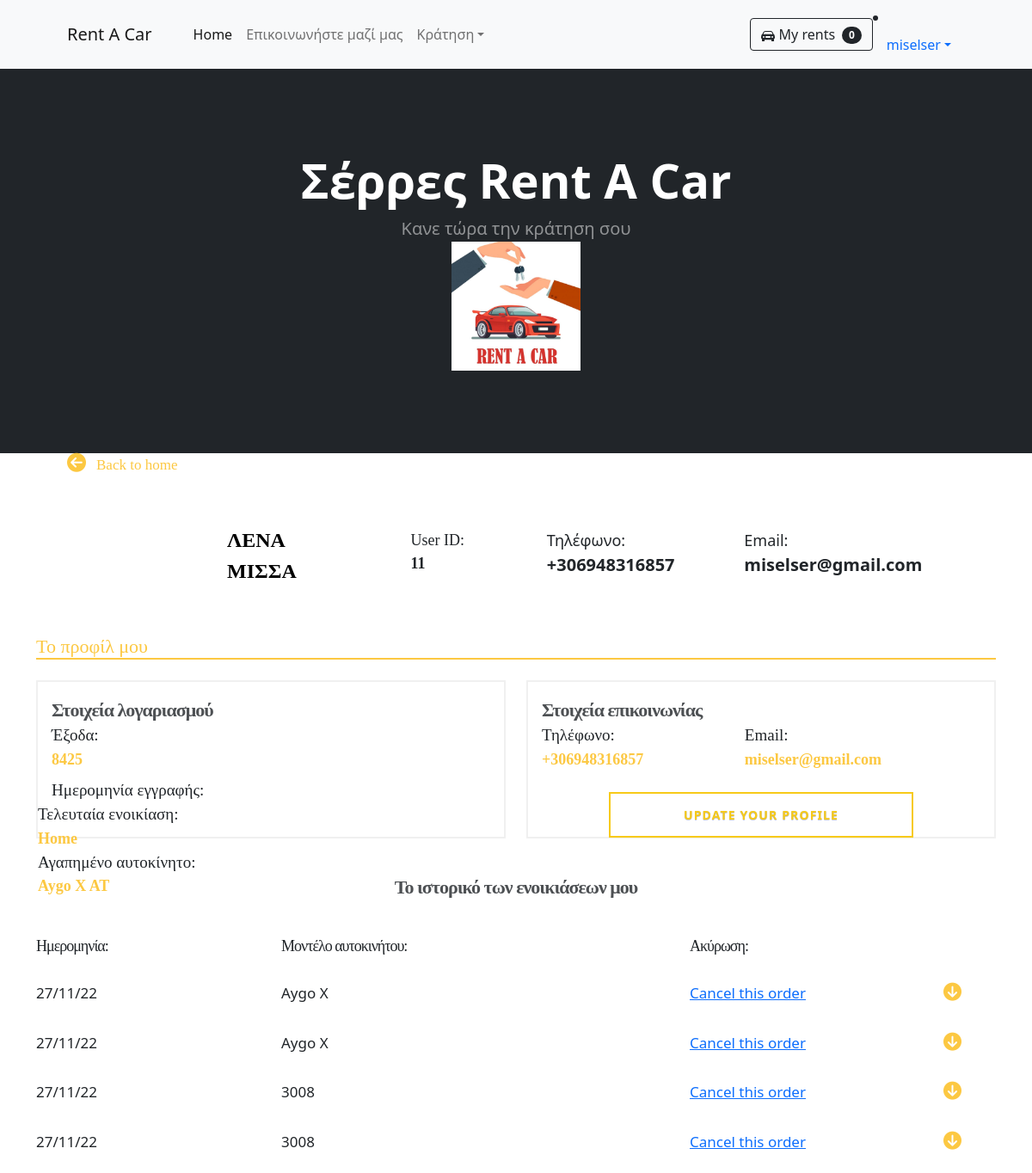
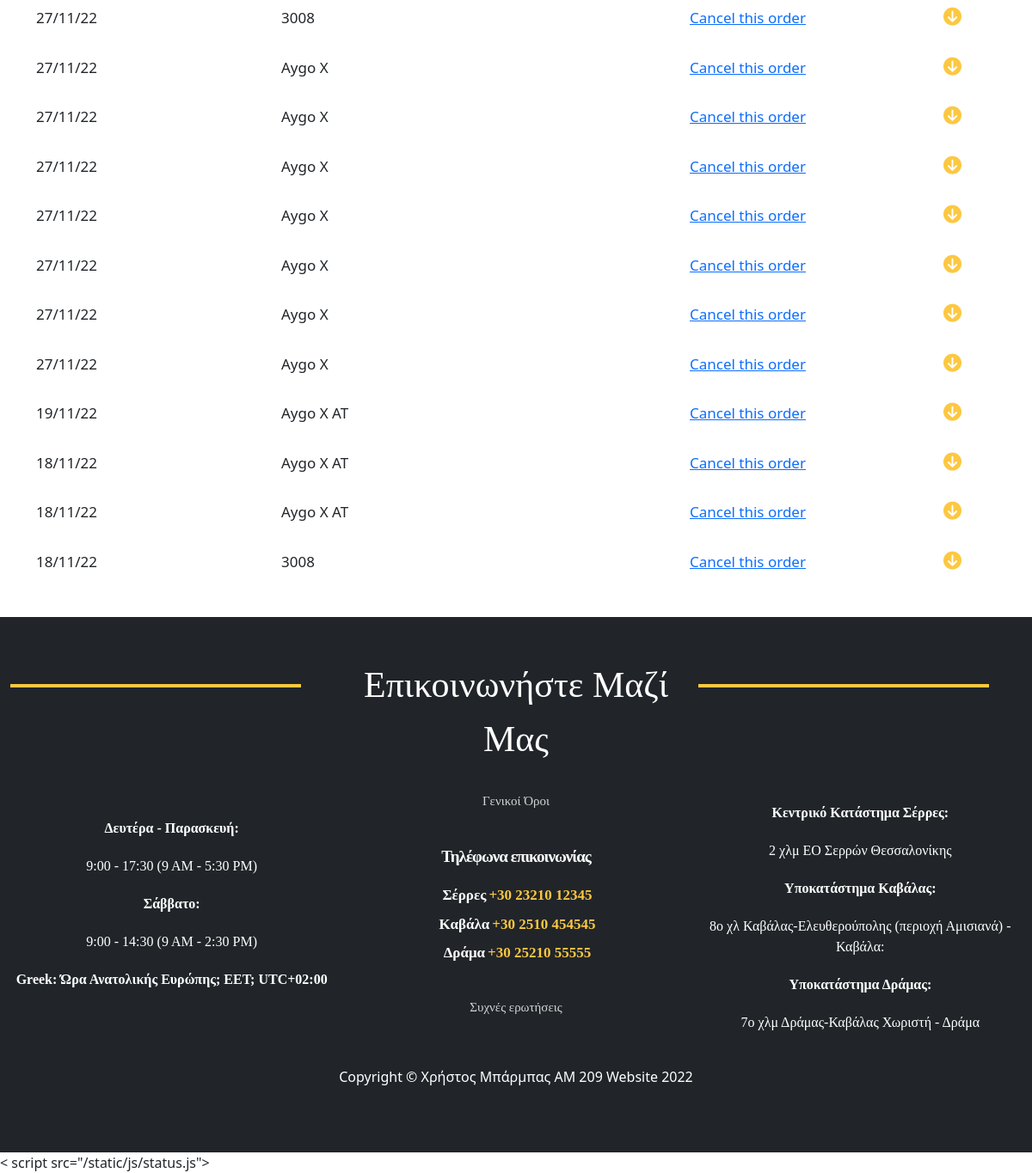
Page /customer/1/ (signed in) on the committed database (2 pictures, top to bottom).
### carRental/models.py (models this page shows, shortened)
class Costumer(models.Model):
    user = models.OneToOneField(User, null=True, on_delete=models.CASCADE)
    costumerFirstName = models.CharField(max_length=80, null=False, default='')
    costumerLastName = models.CharField(max_length=80, null=False, default='')
    costumerEmail = models.EmailField(max_length=254, null=False, default='')
    costumerPhoneNumber = PhoneNumberField(null=False, blank=False, unique=True)
    costumerAFM = models.IntegerField(null=False, default='')
    profilePic = models.ImageField(default="avatar-g90d8d966e_640.png", null=True, blank=True)

class Rental(models.Model):
    costumer = models.ForeignKey(Costumer, null=True, on_delete=models.CASCADE)
    customerName = models.CharField(max_length=70, null=True)
    costumerID = models.IntegerField(null=True, blank=False)
    rentalCompany = models.ForeignKey(RentalCompany, null=True, on_delete=models.CASCADE, default='1')
    car = models.ForeignKey(Car, null=True, on_delete=models.CASCADE)
    carModel = models.CharField(max_length=70, null=True)
    carId = models.IntegerField(null=True, blank=False)
    price = models.IntegerField(null=True, blank=False)
    startDate = models.DateField(auto_now_add=False, null=True)
    finishDate = models.DateField(auto_now_add=False, null=True)
    orderDate = models.DateTimeField(auto_now_add=True, null=True)
    placeToStart = models.ForeignKey(PlaceToStart, null=True, on_delete=models.CASCADE)
    fullFuel = models.BooleanField(blank=True, null=True, default=False)
    insurance = models.BooleanField(blank=True, null=True, default=False)
    payed = models.BooleanField(null=True, default=False)

class PlaceToStart(models.Model):
    placeToStart = models.CharField(max_length=15, choices=PLACE_CHOICES)
    def __str__(self):
        return self.placeToStart

### carRental/views.py (the view)
# urls.py: path('customer/<str:pk>/', views.customerPage, name='customer'),
@login_required(login_url='home.html')
def customerPage(request, pk):
    current = request.user
    dataHolder = Rental.objects.filter(costumerID=current.id)
    totalPrice = list(dataHolder.aggregate(Sum('price')).values())[0]
    orderList = reversed(dataHolder)
    lastOrder = dataHolder.last()
    favCar = dataHolder.values('carModel').annotate(car_count=Count('carModel'))
    if not favCar:
        favCarList = "Rent something ;)"
    else:
        favCarList = list(favCar.aggregate(Max('carModel')).values())
        favCarList = favCarList[0].replace("['']", '')
    context = {
        'current': current,
        'orderList': orderList,
        'lastOrder': lastOrder,
        'totalPrice': totalPrice,
        'favCarList': favCarList,
        'dataHolder': dataHolder,
    }
    return render(request, 'customer.html', context)

### carRental/templates/customer.html (shortened to what this page needs)
{% extends 'main.html' %}
{% load static %}
{% block content %}
<div class="container">
	<div class="grid-containerCustomer">
		<div class="backCustomer">
			<div class="backCustomerPos">
				<a class="backLinkCustomer"href="{% url 'home'  %}">
					<i class="fas fa-arrow-circle-left customerArrow"></i>
					<span class="backTextCustomer">Back to home</span>
				</a>
			</div>
		</div>
		<div class="customerInfo">
			<div class="row no-gutters">
				<div class="col-md-2 col-4">
					<div class="customerPicture">
					</div>
				</div>
					<div class="col-md-10 col-8">
						<div class="conCustomer">
							<div class="row">
								<div class="col-md-3 col-sm-4">
									<div class="customerName">
                                    {{ current.costumer.costumerFirstName }}<br>
                                        {{ current.costumer.costumerLastName }}
                                </div>
								</div>
								<div class="col-md-2 col-sm-12">
									<div class="customerId">
										<div class="customerIdText">User ID:</div>
										<div id="customerIdNumber">{{ current.id}}</div>
									</div>
								</div>
								<div class="col-md-3 col-sm-12">
									<div class="customerNumber">
										<div class="numberNavCustomer">
                                        Τηλέφωνο:
                                    </div>
										<div class="numberDataNavCustomer">
                                        {{ current.costumer.costumerPhoneNumber}}
                                    </div>
									</div>
								</div>
								<div class="col-md-4 col-sm-12">
									<div class="customerEmail">
										<div class="numberNavCustomer">
                                        Email:
                                    </div>
										<div class="numberDataNavCustomer">
                                        {{ current.costumer.costumerEmail }}
                                    </div>
									</div>
								</div>
							</div>
						</div>
					</div>
				</div>
				<div class="introduction">
					<div class="row">
						<div class="col-4">
							<div class="introductionText">
                            Το προφίλ μου
                        </div>
						</div></div>
				</div>
			</div>
			<div class="personalInfo">
				<div class="row">
					<div class="col-md-6 col-sm-12">
						<div class="tilesCustomer">
							<div class="row">
								<div class="col-12">
									<div class="personalTitle">
                                    Στοιχεία λογαριασμού
                                </div>
								</div>
							</div>
							<div class="grid-containerTile">
								<div class="tileCustomer">
									<div class="ageTileCustomer">
										<div class="ageCustomer">
                                    	Έξοδα:
                                </div>
										<div class="ageDataCustomer">
										{% if totalPrice == None  %}
											You
										{% else  %}
											{{	totalPrice   }}
										{% endif  %}
                                </div>
									</div>
									<div class="dataTileCustomer">
										<div class="dataTilePosCustomer">
											<div class="dataTextRegister">
                                       Ημερομηνία εγγραφής:
                                    </div>
										</div>
									</div>
									<div class="pickTileCustomer">
										<div class="cityCustomer">
                                    Τελευταία ενοικίαση:
                                </div>
										<div class="cityDataCustomer">
									{% if lastOrder.placeToStart == none %}
										Need to
									{% else  %}
									{{ lastOrder.placeToStart }}
									{% endif  %}
                                </div>
									</div>
									<div class="carTileCustomer">
										<div class="carCustomer">
                                    Αγαπημένο αυτοκίνητο:
                                </div>
										<div class="carDataCustomer">
                                    {{ favCarList }}
                                </div>
									</div>
								</div>
							</div>
						</div>
					</div>
					<div class="col-md-6 col-sm-12">
						<div class="tilesCustomer">
							<div class="row">
								<div class="col-12">
									<div class="personalTitle">
                                    Στοιχεία επικοινωνίας
                                </div>
								</div>
							</div>
							<div class="row no-gutters">
								<div class="col-md-5 col-sm-12">
									<div class="xDD">
										<div class="ageCustomer">
                                       Τηλέφωνο:
                                    </div>
										<div class="ageDataCustomer">
										{{ current.costumer.costumerPhoneNumber  }}
                                    </div>
									</div>
								</div>
								<div class="col-md-7 col-sm-12">
									<div class="xDD">
										<div class="ageCustomer">
                                        Email:
                                    </div>
										<div class="ageDataCustomer">
											{{ current.costumer.costumerEmail  }}
                                    </div>
									</div>
								</div>
							</div>
							<div class="row">
								<div class="col-2 ">
								</div>
								<div class="col-8 ">
									<div class="buttonOrderPos">
										<a href="{% url 'updateView' %}" class="btn btn-sm animated-button thar-three">Update your profile</a>
									</div>
								</div>
								<div class=" col-2 ">
								</div>
							</div>
						</div>
					</div>
				</div>
			</div>
			<div class="lastRent lastRentPos">
				<div class="row no-gutters">
					<div class="col-12">
						<div class="row">
							<div class="col-12">
								<div class="experienceTitle">
									Το ιστορικό των ενοικιάσεων μου
								</div>
							</div>
						</div>
						<div class="row no-gutters">
                            <div class="col-2">
                                <div class="headerTable">
                                    Ημερομηνία:
                                </div>
                            </div>
                            <div class="col-1">
                            </div>
                            <div class="col-5">
                                <div class="headerTable">
                                    Μοντέλο αυτοκινήτου:
                                </div>
                            </div>
                            <div class="col-3">
                                <div class="headerTable">
                                    Ακύρωση:
                                </div>
							</div>
                        </div>
                        {% for x in orderList %}
						<div class="row align-items-center">
							<div class="col-md-12 col-sm-12 clickFaq ">
								<div class="questionUs rowSize">
									<div class="row no-gutters ">
										<div class="col-2">
											<div class="infoTable ">
												{{ x.orderDate|date:'d/m/y' }}
											</div>
										</div>
										<div class="col-1">
										</div>
										<div class="col-5">
											<div class="infoTable">
											    {{ x.carModel}}
											</div>
										</div>
										<div class="col-3">
											<div class="infoTable">
											{% if x.payed == False %}
											<div class="payingPc">
												<a href="{% url 'cancelOrder' pk=x.id   %}">Cancel this order</a>
											</div>
											{% else  %}
											 Payed
											{% endif  %}
											</div>
										</div>
										<div class="col-1">
											<div class="infoTable">
												<i class="fas fa-arrow-circle-down .displayFaq arrowsUS"></i>
											</div>
										</div>
									</div>
								</div>
							</div>
						</div>
                        {% endfor  %}
					</div>
				</div>
			</div>
		</div>
	</div>
{% endblock  %}

### carRental/templates/navbar.html (shortened to what this page needs)
  {% load static  %}
        <nav class="navbar navbar-expand-lg navbar-light bg-light">
            <div class="container px-4 px-lg-5">
                <a class="navbar-brand" href="{% url 'home' %}">Rent A Car</a>
                <div class="collapse navbar-collapse" id="navbarSupportedContent">
                    <ul class="navbar-nav me-auto mb-2 mb-lg-0 ms-lg-4">
                        <li class="nav-item"><a class="nav-link active" aria-current="page" href="{% url 'home' %}">Home</a></li>
                        <li class="nav-item"><a class="nav-link" href="#!">Επικοινωνήστε μαζί μας</a></li>
                        <li class="nav-item dropdown">
                            <a class="nav-link dropdown-toggle" id="navbarDropdown" href="#" role="button" data-bs-toggle="dropdown" aria-expanded="false">Κράτηση</a>
                        </li>
                    </ul>
                    <form class="d-flex">
                        <button class="btn btn-outline-dark" type="submit">
                            My rents
                            <span class="badge bg-dark text-white ms-1 rounded-pill">0</span>
                        </button>
                    </form>
                        </div>
                {% if user.is_authenticated %}
                        <li class="nav-item dropdown">
                            <a class="nav-link dropdown-toggle" id="navbarDropdown" href="#" role="button" data-bs-toggle="dropdown" aria-expanded="false">{{ request.user.username}}</a>
                        </li>
                {% else  %}
                        <div>
                            <ul class="navbar-nav me-auto mb-2 mb-lg-0 ms-lg-4">
                                <li class="nav-item"><a class="nav-link" href="{% url 'login' %}">Είσοδος</a></li>
                            </ul>
                        </div>
                {% endif  %}
            </div>
        </nav>

### rows in the picture
Rental: placeToStart "Home", orderDate "27/11/22", carModel "Aygo X", payed "Cancel this order"
Rental: orderDate "27/11/22", carModel "Aygo X", payed "Cancel this order"
Rental: orderDate "27/11/22", carModel "3008", payed "Cancel this order"
Rental: orderDate "27/11/22", carModel "3008", payed "Cancel this order"
Rental: orderDate "27/11/22", carModel "3008", payed "Cancel this order"
Rental: orderDate "27/11/22", carModel "Aygo X", payed "Cancel this order"
Rental: orderDate "27/11/22", carModel "Aygo X", payed "Cancel this order"
Rental: orderDate "27/11/22", carModel "Aygo X", payed "Cancel this order"
Rental: orderDate "27/11/22", carModel "Aygo X", payed "Cancel this order"
Rental: orderDate "27/11/22", carModel "Aygo X", payed "Cancel this order"
Rental: orderDate "27/11/22", carModel "Aygo X", payed "Cancel this order"
Rental: orderDate "27/11/22", carModel "Aygo X", payed "Cancel this order"
Rental: orderDate "19/11/22", carModel "Aygo X AT", payed "Cancel this order"
Rental: orderDate "18/11/22", carModel "Aygo X AT", payed "Cancel this order"
Rental: orderDate "18/11/22", carModel "Aygo X AT", payed "Cancel this order"
Rental: orderDate "18/11/22", carModel "3008", payed "Cancel this order"

### other values in the picture
{{ request.user.username }} "miselser"
{{ current.costumer.costumerFirstName }} "ΛΕΝΑ"
{{ current.costumer.costumerLastName }} "ΜΙΣΣΑ"
{{ current.id }} "11"
{{ current.costumer.costumerPhoneNumber }} "+306948316857"
{{ current.costumer.costumerEmail }} "miselser@gmail.com"
{{ totalPrice }} "8425"
{{ favCarList }} "Aygo X AT"
